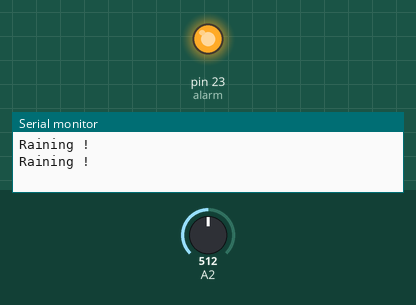
Recording of a sketch running on a simulated Arduino Mega 2560, built with avr-gcc and run on an emulated ATmega2560. Shown: output pins drawn as LEDs (lit = HIGH), the last lines printed to the serial monitor. The test bench sets the inputs (shaded band); at power-on: A2 = 512.

Above: at 2.8 s.
2.9 s: A2 set to 105
5.6 s: A2 set to 91
At 7.2 s:
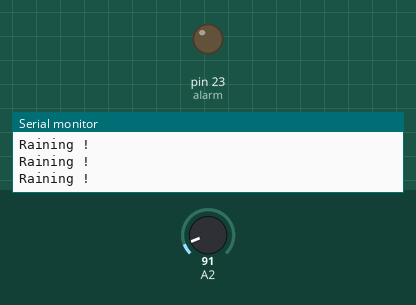
8.3 s: A2 set to 110
At 11.2 s:
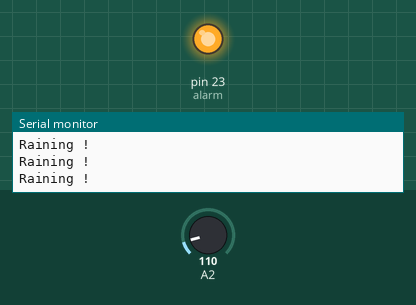
11.5 s: A2 set to 90
At 13.0 s:
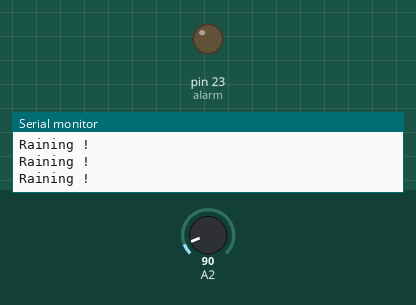
Timing chart, 0 to 14.5 s (numbered marks = the images above; inputs shaded):
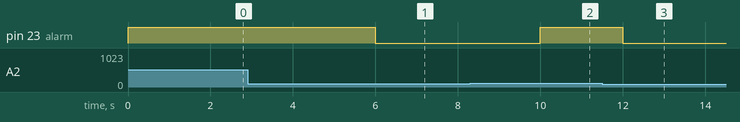

Measured:
- the behaviour switches between 101 and 100 on A2 (found by bisection; images 0 and 1)
- after the input at 5.6 s, pin 23 (alarm): HIGH → LOW after 0.40 s
- after the input at 8.3 s, pin 23 (alarm): LOW → HIGH after 1.7 s
- after the input at 11.5 s, pin 23 (alarm): HIGH → LOW after 0.50 s

The sketch:

Rain_Water_Sensor.ino
```cpp
#define alarm 23

void setup() {
  Serial.begin(9600);
  pinMode(alarm, OUTPUT);
}

void loop() {
  int moisture = analogRead(A2);
  if (moisture > 100) {
    digitalWrite(alarm, HIGH);
    Serial.println("Raining !");
  } else {
    digitalWrite(alarm, LOW);
  }
  delay(2000);  // test in every 5 seconds
}
```
